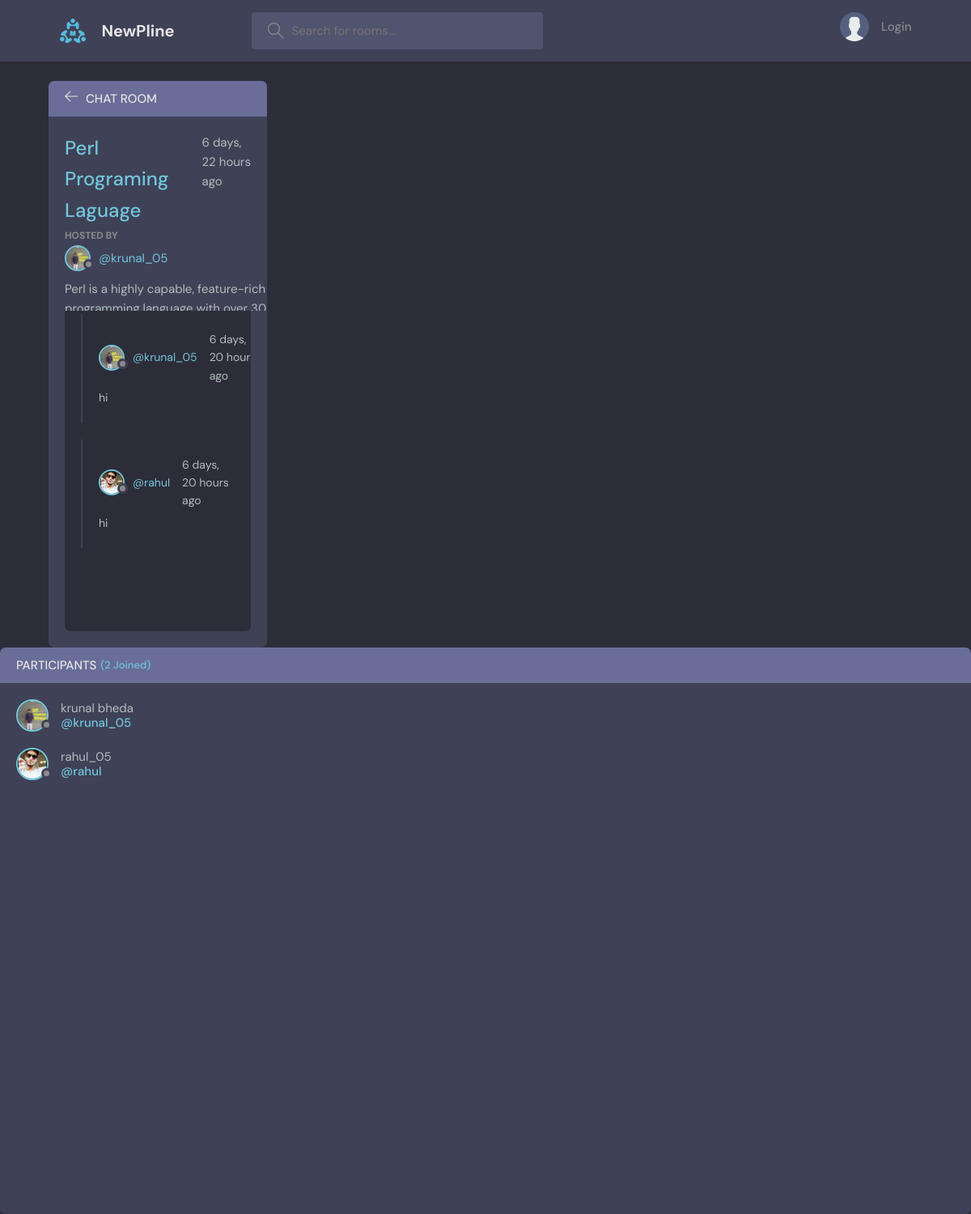
The page /room/4/ on the database its author committed.
### base/models.py (models this page shows, shortened)
class Room(models.Model):
    host = models.ForeignKey(User, on_delete=models.SET_NULL,null=True)
    topic = models.ForeignKey(Topic, on_delete=models.SET_NULL, null=True)
    name = models.CharField(max_length=200)
    description = models.TextField(null=True, blank=True)
    participants = models.ManyToManyField(User, related_name='participants',blank=True)
    update = models.DateTimeField(auto_now=True)
    created = models.DateTimeField(auto_now_add=True)
    class Meta:
        ordering = ['-created']  # updated ordering left

class User(AbstractUser):
    name =  models.CharField(max_length=200,null=True)
    email = models.EmailField(unique=True,null=True)
    bio = models.TextField(null=True)
    avatar = models.ImageField(null=True,default="avatar.svg")
    USERNAME_FIELD = 'email'
    REQUIRED_FIELDS = []

class Message(models.Model):
    user = models.ForeignKey(User, on_delete=models.CASCADE)
    room = models.ForeignKey(Room, on_delete=models.CASCADE)
    body = models.TextField()
    update = models.DateTimeField(auto_now=True)
    created = models.DateTimeField(auto_now_add=True)
    class Meta:
        ordering = ['-created']  # updated ordering left

### base/views.py (the view, shortened to what this page needs)
# urls.py: path('room/<str:pk>/', views.room, name='room'),
def room(request,pk):
    room = Room.objects.get(id=pk)
    room_messages = room.message_set.all().order_by('-created')
    participants = room.participants.all()
    context = {'room':room,'room_messages':room_messages,'participants':participants}
    return render(request,'base/room.html',context)

### base/templates/base/room.html (shortened to what this page needs)
{% extends 'main.html' %}
{% block contant %}
<main class="profile-page layout layout--2">
      <div class="container">
        <div class="room">
          <div class="room__top">
            <div class="room__topLeft">
              <a href="{% url 'home' %}">
                <svg version="1.1" xmlns="http://www.w3.org/2000/svg" width="32" height="32" viewBox="0 0 32 32">
                  <title>arrow-left</title>
                  <path
                    d="M13.723 2.286l-13.723 13.714 13.719 13.714 1.616-1.611-10.96-10.96h27.625v-2.286h-27.625l10.965-10.965-1.616-1.607z"
                  ></path>
                </svg>
              </a>
              <h3>Chat Room</h3>
            </div>
          </div>
          <div class="room__box scroll">
            <div class="room__header scroll">
              <div class="room__info">
                <h3>{{room.name}}</h3>
                <span>{{room.created|timesince}} ago</span>
              </div>
              <div class="room__hosted">
                <p>Hosted By</p>
                <a href="{% url 'user-profile' room.host.id  %}" class="room__author">
                  <div class="avatar avatar--small">
                    <img src="{{room.host.avatar.url}}" />
                  </div>
                  <span>@{{room.host.username}}</span>
                </a>
              </div>
               <div class="room__details">
                {{room.description}}
              </div>
            </div>
            <div class="room__conversation">
              <div class="threads scroll">
                {% for msg in room_messages %}
                <div class="thread">
                  <div class="thread__top">
                    <div class="thread__author">
                      <a href="{% url 'user-profile' msg.user.id %}" class="thread__authorInfo">
                        <div class="avatar avatar--small">
                          <img src="{{msg.user.avatar.url}}" />
                        </div>
                        <span>@{{msg.user.username}}</span>
                      </a>
                      <span class="thread__date">{{msg.created|timesince}} ago</span>
                    </div>
                  </div>
                  <div class="thread__details">
                   {{msg.body}}
                  </div>
                </div>
                {% endfor %}
              </div>
            </div>
          </div>
          </div>
        </div>
        <div class="participants">
          <h3 class="participants__top">Participants <span>({{participants.count}} Joined)</span></h3>
          <div class="participants__list scroll">
            {% for user in participants %}
            <a href="{% url 'user-profile' user.id %}" class="participant">
              <div class="avatar avatar--medium">
                <img src="{{user.avatar.url}}" />
              </div>
              <p>
                {{user.name}}
                <span>@{{user.username}}</span>
              </p>
            </a>
            {% endfor %}
          </div>
        </div>
    </main>
  {%  endblock contant %}

### static/styles/style.css (style rules this page uses)
:root { --color-main: #71c6dd; --color-main-light: #e1f6fb; --color-dark: #3f4156; --color-dark-medium: #51546e; --color-dark-light: #696d97; --color-light: #e5e5e5; --color-gray: #8b8b8b; --color-light-gray: #b2bdbd; --color-bg: #2d2d39; --color-success: #5dd693; --color-error: #fc4b0b; }
* { font-family: "DM Sans", -apple-system, BlinkMacSystemFont, "Segoe UI", Roboto, Oxygen, Ubuntu, Cantarell, "Open Sans", "Helvetica Neue", sans-serif; margin: 0; padding: 0; box-sizing: border-box; text-rendering: optimizeLegibility; font-size: inherit; }
html { font-size: 56.25%; }
@media only screen and (min-width: 1200px) { html { font-size: 62.5%; } }
body { line-height: 1.6; font-weight: 400; font-size: 1.5rem; color: var(--color-light-gray); background-color: var(--color-bg); min-height: 100vh; }
img { width: 100%; }
a { display: inline-block; color: var(--color-main); text-decoration: none; }
.container { max-width: 120rem; width: 90%; margin: auto; }
.avatar { position: relative; display: inline-block; border-radius: 50%; border: 2px solid var(--color-main); }
.avatar img { display: block; border-radius: 50%; object-fit: cover; object-position: center; }
.avatar::after { content: ""; display: block; position: absolute; background-color: var(--color-gray); z-index: 111; border-radius: 50%; border: 0.3rem solid var(--color-dark); }
.avatar.avatar--small img { width: 2.8rem; height: 2.8rem; }
.avatar.avatar--small:after { width: 0.7rem; height: 0.7rem; bottom: 0px; right: -6px; }
.avatar.avatar--medium img { width: 3.6rem; height: 3.6rem; border-radius: 50%; }
.avatar.avatar--medium:after { width: 0.7rem; height: 0.7rem; bottom: 0px; right: -6px; }
.layout { margin-top: 2.4rem; }
.layout > .container { display: flex; justify-content: space-between; align-items: flex-start; }
.layout--2 > .container > div:first-child { flex-basis: 72%; }
.layout--2 > .container > div:last-child { flex-basis: 25%; }
.room, .participants { background: var(--color-dark); max-height: 87.5vh; border-radius: 0.7rem; overflow: hidden; position: relative; }
.room__top, .participants__top { background: var(--color-dark-light); display: flex; justify-content: space-between; align-items: center; padding: 1rem 2rem; position: relative; }
.room__top svg, .thread__top svg { width: 1.6rem; height: 1.6rem; fill: var(--color-light); cursor: pointer; }
.room__topLeft { display: flex; align-items: flex-end; gap: 1rem; }
.room__topLeft h3, .participants__top { text-transform: uppercase; font-weight: 500; color: var(--color-light); }
.room__topLeft svg { width: 1.6rem; height: 1.6rem; fill: var(--color-light); }
.room__header { max-height: 30vh; overflow-y: auto; position: absolute; width: 95%; background: var(--color-dark); z-index: 999; top: 4.4rem; padding-top: 2rem; padding-bottom: 1rem; }
.room__box { padding-left: 2rem; padding-right: 2rem; height: 80.5vh; padding-bottom: 0; }
.room__info { display: flex; justify-content: space-between; }
.room__info h3 { font-size: 2.4rem; font-weight: 500; color: var(--color-main); }
.room__hosted p { text-transform: uppercase; color: var(--color-gray); font-size: 1.2rem; font-weight: 700; line-height: 2; }
.room__author { display: flex; gap: 1rem; align-items: center; margin-bottom: 1rem; transition: all 0.3s ease-in-out; }
.room__conversation { margin-top: 1rem; margin-bottom: 4rem; height: 64%; }
.threads { background: var(--color-bg); border-radius: 0.7rem; overflow-y: auto; height: 100%; margin-top: 28vh; padding: 0 2rem 4rem 2rem; }
.thread { border-left: 2px solid var(--color-dark); padding-left: 1rem; margin: 2rem 0; padding: 2rem; }
.thread__top { display: flex; align-items: center; justify-content: space-between; }
.thread__author { display: flex; align-items: center; gap: 1.5rem; font-size: 1.4rem; }
.thread__authorInfo { display: flex; align-items: center; gap: 1rem; }
.thread__details { font-size: 1.4rem; margin-top: 0.5rem; }
.participants__top span { color: var(--color-main); font-size: 1.3rem; text-transform: none; }
.participants__top { justify-content: flex-start; gap: 0.5rem; }
.participants__list { padding: 2rem; height: 82.5vh; overflow-y: scroll; padding-bottom: 0; }
.participant { display: flex; align-items: center; gap: 1.5rem; margin-bottom: 2rem; }
.participant p { color: var(--color-light-gray); line-height: 1.2; }
.participant span { display: block; font-weight: 500; color: var(--color-main); font-weight: 1.4rem; }

### rows shown on the page
Room: name "Perl Programing Laguage", created "6 days, 22 hours", host.avatar (picture), host.username "krunal_05", description "Perl is a highly capable, feature-rich…"
Message: user.avatar (picture), user.username "krunal_05", created "6 days, 20…", body "hi"
Message: user.avatar (picture), user.username "rahul", created "6 days, 20 hours", body "hi"
User: avatar (picture), name "krunal bheda", username "krunal_05"
User: avatar (picture), name "rahul_05", username "rahul"

### other values the page prints
{{ participants.count }} "2"
